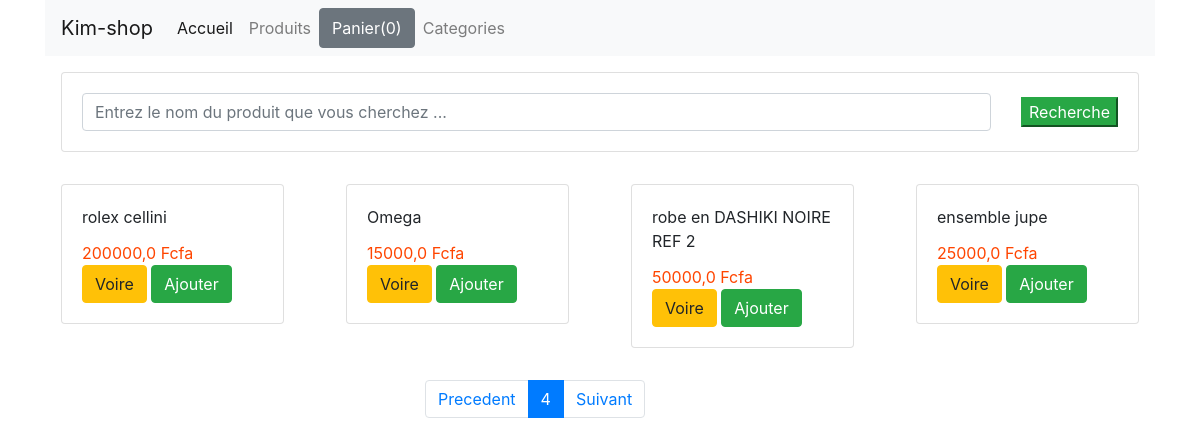
/?page=4, run on the app's committed database.
### shop/models.py (models this page shows, shortened)
class Product(models.Model):
    title = models.CharField(max_length=200)
    price = models.FloatField()
    description = models.TextField()
    category = models.ForeignKey(Category,related_name='categorie',on_delete=models.CASCADE)
    image = models.CharField(max_length=5000)
    date_added = models.DateTimeField(auto_now=True)
    class Meta:
        ordering = ['-date_added']

### shop/views.py (the view)
# urls.py: path('',index, name='home'),
def index(request):
    product_object = Product.objects.all()
    item_name = request.GET.get('item-name')
    if item_name !='' and item_name is not None:
        product_object= Product.objects.filter(title__icontains=item_name)
    Paginators=  Paginator(product_object,4)
    page= request.GET.get('page')
    product_object= Paginators.get_page(page)
    return render(request,'shop/index.html',{'product_object':product_object})

### shop/templates/shop/index.html (shortened to what this page needs)
{% extends "shop/base.html"%}
{% block content %}
    <div class="row">
        <div class="col-md-12">
            <form action="#" class="card  m-3 card-sm">
                <div class="card-body row no-guetters align-items-center">
                    <div class="col">
                        <input type="search" placeholder="Entrez le nom du produit que vous cherchez ..." name="item-name" class="form-control   form-control-borderless ">
                </div>
                <div class="col-auto">
                    <button type="submit" class="btn-success">Recherche</button>
                </div>
                </div>
            </form>
        </div>
    </div>
    <div class="row">
        {% for product in  product_object %}
        <div class="col-md-3">
            <div class="card m-3  ">
                <div class="card-body">
                    <div id="aa{{ product.id }}" class="card-title">{{product.title}}</div>
                    <div id="price{{product.id}}" style="color:orangered" class="card-text">{{product.price}} Fcfa</div>
                    <a href="{{product.id}}" class="btn btn-warning">Voire</a>
                    <button id="{{product.id}}" class="btn ted  btn-success">Ajouter</button>
                </div>
            </div>
        </div>
        {% endfor %}
    </div>
    <div class="row mt-3">
        <div class="col-md-3 offset-md-4">
            <ul class="pagination">
                {% if product_object.has_previous %}
                <li class="page-item">
                   <a class="page-link" href="?page={{ product_object.previous_page_number }}">Precedent</a>
                </li>
                {% endif %}
                <li class="page-item active">
                    <a class="page-link" href="?page={{ product_object.number }}">{{product_object.number }}</a>
                </li>
                {% if product_object.has_next %}
                <li class="page-item" >
                    <a class="page-link" href="?page={{ product_object.next_page_number }}">Suivant</a>
                </li>
                {% endif %}
            </ul>
        </div>
    </div>
{% endblock %}

### shop/static/css/main.css (style rules this page uses)
body { background-color: blue; }

### data on the page
Product: title "rolex cellini", price "200000,0"
Product: title "Omega", price "15000,0"
Product: title "robe en DASHIKI NOIRE REF 2", price "50000,0"
Product: title "ensemble jupe", price "25000,0"

### other printed values
{{ product_object.number }} "4"
